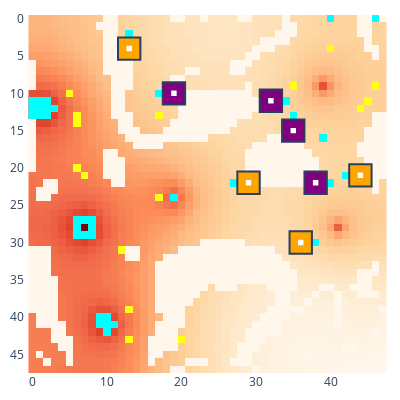

Source (notebook cell):
### Code cell
print(f"Carrying out step {step}")
actions = {player: agent.act(step, obs[player]) for player, agent in agents.items()}
all_actions[step] = actions  # Just for debugging
step += 1
obs, rewards, dones, infos = env.step(actions)
# plt.imshow(env.render("rgb_array", width=640, height=640))
show_env(env)

### Figure 1 — Plotly figure (JSON) as saved in the notebook; plotly's stock layout.template omitted (floating-point values rounded to 4 significant figures; data arrays with more than 128 entries replaced by an {"elided": "..."} marker saying what was removed)
{"data": [{"colorscale": [[0, "rgb(255,247,236)"], [0.125, "rgb(254,232,200)"], [0.25, "rgb(253,212,158)"], [0.375, "rgb(253,187,132)"], [0.5, "rgb(252,141,89)"], [0.625, "rgb(239,101,72)"], [0.75, "rgb(215,48,31)"], [0.875, "rgb(179,0,0)"], [1, "rgb(127,0,0)"]], "name": "Rubble", "showscale": false, "type": "heatmap", "uid": "1_Rubble", "z": {"elided": "48x48 int values"}}, {"colorscale": [[0, "#00ffff"], [1, "#00ffff"]], "hoverinfo": "skip", "name": "Ice", "showscale": false, "type": "heatmap", "uid": "1_Ice", "z": {"elided": "48x48 int values"}}, {"colorscale": [[0, "#ffff14"], [1, "#ffff14"]], "hoverinfo": "skip", "name": "Ore", "showscale": false, "type": "heatmap", "uid": "1_Ore", "z": {"elided": "48x48 int values"}}, {"colorscale": [[0, "#15b01a"], [1, "#15b01a"]], "hoverinfo": "skip", "name": "Lichen", "showscale": false, "type": "heatmap", "uid": "1_Lichen", "z": {"elided": "48x48 null values"}}, {"customdata": [["factory_0", "player_0", 550, 0, 0, 149, 50]], "hovertemplate": "%{customdata[0]} %{customdata[1]}<br>Power: %{customdata[2]}<br>Ice: %{customdata[3]}<br>Ore: %{customdata[4]}<br>Water: %{customdata[5]}<br>Metal: %{customdata[6]}<br><extra></extra>", "name": "factory_0", "showscale": false, "type": "heatmap", "uid": "1_factory_0", "x": [32], "y": [11], "z": [0]}, {"customdata": [["factory_2", "player_0", 550, 0, 0, 149, 50]], "hovertemplate": "%{customdata[0]} %{customdata[1]}<br>Power: %{customdata[2]}<br>Ice: %{customdata[3]}<br>Ore: %{customdata[4]}<br>Water: %{customdata[5]}<br>Metal: %{customdata[6]}<br><extra></extra>", "name": "factory_2", "showscale": false, "type": "heatmap", "uid": "1_factory_2", "x": [19], "y": [10], "z": [2]}, {"customdata": [["factory_4", "player_0", 550, 0, 0, 149, 50]], "hovertemplate": "%{customdata[0]} %{customdata[1]}<br>Power: %{customdata[2]}<br>Ice: %{customdata[3]}<br>Ore: %{customdata[4]}<br>Water: %{customdata[5]}<br>Metal: %{customdata[6]}<br><extra></extra>", "name": "factory_4", "showscale": false, "type": "heatmap", "uid": "1_factory_4", "x": [35], "y": [15], "z": [4]}, {"customdata": [["factory_6", "player_0", 550, 0, 0, 149, 50]], "hovertemplate": "%{customdata[0]} %{customdata[1]}<br>Power: %{customdata[2]}<br>Ice: %{customdata[3]}<br>Ore: %{customdata[4]}<br>Water: %{customdata[5]}<br>Metal: %{customdata[6]}<br><extra></extra>", "name": "factory_6", "showscale": false, "type": "heatmap", "uid": "1_factory_6", "x": [38], "y": [22], "z": [6]}, {"customdata": [["factory_1", "player_1", 550, 0, 0, 149, 50]], "hovertemplate": "%{customdata[0]} %{customdata[1]}<br>Power: %{customdata[2]}<br>Ice: %{customdata[3]}<br>Ore: %{customdata[4]}<br>Water: %{customdata[5]}<br>Metal: %{customdata[6]}<br><extra></extra>", "name": "factory_1", "showscale": false, "type": "heatmap", "uid": "1_factory_1", "x": [13], "y": [4], "z": [1]}, {"customdata": [["factory_3", "player_1", 550, 0, 0, 149, 50]], "hovertemplate": "%{customdata[0]} %{customdata[1]}<br>Power: %{customdata[2]}<br>Ice: %{customdata[3]}<br>Ore: %{customdata[4]}<br>Water: %{customdata[5]}<br>Metal: %{customdata[6]}<br><extra></extra>", "name": "factory_3", "showscale": false, "type": "heatmap", "uid": "1_factory_3", "x": [29], "y": [22], "z": [3]}, {"customdata": [["factory_5", "player_1", 550, 0, 0, 149, 50]], "hovertemplate": "%{customdata[0]} %{customdata[1]}<br>Power: %{customdata[2]}<br>Ice: %{customdata[3]}<br>Ore: %{customdata[4]}<br>Water: %{customdata[5]}<br>Metal: %{customdata[6]}<br><extra></extra>", "name": "factory_5", "showscale": false, "type": "heatmap", "uid": "1_factory_5", "x": [36], "y": [30], "z": [5]}, {"customdata": [["factory_7", "player_1", 550, 0, 0, 149, 50]], "hovertemplate": "%{customdata[0]} %{customdata[1]}<br>Power: %{customdata[2]}<br>Ice: %{customdata[3]}<br>Ore: %{customdata[4]}<br>Water: %{customdata[5]}<br>Metal: %{customdata[6]}<br><extra></extra>", "name": "factory_7", "showscale": false, "type": "heatmap", "uid": "1_factory_7", "x": [44], "y": [21], "z": [7]}, {"customdata": [["unit_8", "player_0", "HEAVY", [32, 11], 510, 0, 0, 0, 0]], "hovertemplate": "%{customdata[0]} %{customdata[1]}<br>Type: %{customdata[2]}<br>Pos: %{customdata[3]}<br>Power: %{customdata[4]}<br>Ice: %{customdata[5]}<br>Ore: %{customdata[6]}<br>Water: %{customdata[7]}<br>Metal: %{customdata[8]}<br><extra></extra>", "name": "unit_8", "showscale": false, "type": "heatmap", "uid": "1_unit_8", "x": [32], "y": [11], "z": [8]}, {"customdata": [["unit_9", "player_0", "HEAVY", [19, 10], 510, 0, 0, 0, 0]], "hovertemplate": "%{customdata[0]} %{customdata[1]}<br>Type: %{customdata[2]}<br>Pos: %{customdata[3]}<br>Power: %{customdata[4]}<br>Ice: %{customdata[5]}<br>Ore: %{customdata[6]}<br>Water: %{customdata[7]}<br>Metal: %{customdata[8]}<br><extra></extra>", "name": "unit_9", "showscale": false, "type": "heatmap", "uid": "1_unit_9", "x": [19], "y": [10], "z": [9]}, {"customdata": [["unit_10", "player_0", "HEAVY", [35, 15], 510, 0, 0, 0, 0]], "hovertemplate": "%{customdata[0]} %{customdata[1]}<br>Type: %{customdata[2]}<br>Pos: %{customdata[3]}<br>Power: %{customdata[4]}<br>Ice: %{customdata[5]}<br>Ore: %{customdata[6]}<br>Water: %{customdata[7]}<br>Metal: %{customdata[8]}<br><extra></extra>", "name": "unit_10", "showscale": false, "type": "heatmap", "uid": "1_unit_10", "x": [35], "y": [15], "z": [10]}, {"customdata": [["unit_11", "player_0", "HEAVY", [38, 22], 510, 0, 0, 0, 0]], "hovertemplate": "%{customdata[0]} %{customdata[1]}<br>Type: %{customdata[2]}<br>Pos: %{customdata[3]}<br>Power: %{customdata[4]}<br>Ice: %{customdata[5]}<br>Ore: %{customdata[6]}<br>Water: %{customdata[7]}<br>Metal: %{customdata[8]}<br><extra></extra>", "name": "unit_11", "showscale": false, "type": "heatmap", "uid": "1_unit_11", "x": [38], "y": [22], "z": [11]}, {"customdata": [["unit_12", "player_1", "HEAVY", [13, 4], 510, 0, 0, 0, 0]], "hovertemplate": "%{customdata[0]} %{customdata[1]}<br>Type: %{customdata[2]}<br>Pos: %{customdata[3]}<br>Power: %{customdata[4]}<br>Ice: %{customdata[5]}<br>Ore: %{customdata[6]}<br>Water: %{customdata[7]}<br>Metal: %{customdata[8]}<br><extra></extra>", "name": "unit_12", "showscale": false, "type": "heatmap", "uid": "1_unit_12", "x": [13], "y": [4], "z": [12]}, {"customdata": [["unit_13", "player_1", "HEAVY", [29, 22], 510, 0, 0, 0, 0]], "hovertemplate": "%{customdata[0]} %{customdata[1]}<br>Type: %{customdata[2]}<br>Pos: %{customdata[3]}<br>Power: %{customdata[4]}<br>Ice: %{customdata[5]}<br>Ore: %{customdata[6]}<br>Water: %{customdata[7]}<br>Metal: %{customdata[8]}<br><extra></extra>", "name": "unit_13", "showscale": false, "type": "heatmap", "uid": "1_unit_13", "x": [29], "y": [22], "z": [13]}, {"customdata": [["unit_14", "player_1", "HEAVY", [36, 30], 510, 0, 0, 0, 0]], "hovertemplate": "%{customdata[0]} %{customdata[1]}<br>Type: %{customdata[2]}<br>Pos: %{customdata[3]}<br>Power: %{customdata[4]}<br>Ice: %{customdata[5]}<br>Ore: %{customdata[6]}<br>Water: %{customdata[7]}<br>Metal: %{customdata[8]}<br><extra></extra>", "name": "unit_14", "showscale": false, "type": "heatmap", "uid": "1_unit_14", "x": [36], "y": [30], "z": [14]}, {"customdata": [["unit_15", "player_1", "HEAVY", [44, 21], 510, 0, 0, 0, 0]], "hovertemplate": "%{customdata[0]} %{customdata[1]}<br>Type: %{customdata[2]}<br>Pos: %{customdata[3]}<br>Power: %{customdata[4]}<br>Ice: %{customdata[5]}<br>Ore: %{customdata[6]}<br>Water: %{customdata[7]}<br>Metal: %{customdata[8]}<br><extra></extra>", "name": "unit_15", "showscale": false, "type": "heatmap", "uid": "1_unit_15", "x": [44], "y": [21], "z": [15]}], "layout": {"coloraxis": {"showscale": false}, "height": 400, "margin": {"b": 10, "l": 10, "r": 10, "t": 10}, "plot_bgcolor": "rgba(0, 0, 0, 0)", "shapes": [{"fillcolor": "purple", "name": "factory_0", "type": "rect", "x0": 30.5, "x1": 33.5, "y0": 9.5, "y1": 12.5}, {"fillcolor": "purple", "name": "factory_2", "type": "rect", "x0": 17.5, "x1": 20.5, "y0": 8.5, "y1": 11.5}, {"fillcolor": "purple", "name": "factory_4", "type": "rect", "x0": 33.5, "x1": 36.5, "y0": 13.5, "y1": 16.5}, {"fillcolor": "purple", "name": "factory_6", "type": "rect", "x0": 36.5, "x1": 39.5, "y0": 20.5, "y1": 23.5}, {"fillcolor": "orange", "name": "factory_1", "type": "rect", "x0": 11.5, "x1": 14.5, "y0": 2.5, "y1": 5.5}, {"fillcolor": "orange", "name": "factory_3", "type": "rect", "x0": 27.5, "x1": 30.5, "y0": 20.5, "y1": 23.5}, {"fillcolor": "orange", "name": "factory_5", "type": "rect", "x0": 34.5, "x1": 37.5, "y0": 28.5, "y1": 31.5}, {"fillcolor": "orange", "name": "factory_7", "type": "rect", "x0": 42.5, "x1": 45.5, "y0": 19.5, "y1": 22.5}, {"fillcolor": "white", "line": {"color": "purple"}, "name": "unit_8", "type": "rect", "x0": 31.5, "x1": 32.5, "y0": 10.5, "y1": 11.5}, {"fillcolor": "white", "line": {"color": "purple"}, "name": "unit_9", "type": "rect", "x0": 18.5, "x1": 19.5, "y0": 9.5, "y1": 10.5}, {"fillcolor": "white", "line": {"color": "purple"}, "name": "unit_10", "type": "rect", "x0": 34.5, "x1": 35.5, "y0": 14.5, "y1": 15.5}, {"fillcolor": "white", "line": {"color": "purple"}, "name": "unit_11", "type": "rect", "x0": 37.5, "x1": 38.5, "y0": 21.5, "y1": 22.5}, {"fillcolor": "white", "line": {"color": "orange"}, "name": "unit_12", "type": "rect", "x0": 12.5, "x1": 13.5, "y0": 3.5, "y1": 4.5}, {"fillcolor": "white", "line": {"color": "orange"}, "name": "unit_13", "type": "rect", "x0": 28.5, "x1": 29.5, "y0": 21.5, "y1": 22.5}, {"fillcolor": "white", "line": {"color": "orange"}, "name": "unit_14", "type": "rect", "x0": 35.5, "x1": 36.5, "y0": 29.5, "y1": 30.5}, {"fillcolor": "white", "line": {"color": "orange"}, "name": "unit_15", "type": "rect", "x0": 43.5, "x1": 44.5, "y0": 20.5, "y1": 21.5}], "width": 400, "xaxis": {"autorange": true, "domain": [0, 1], "range": [-0.7667, 47.77], "type": "linear"}, "yaxis": {"autorange": true, "domain": [0, 1], "range": [47.5, -0.5], "scaleanchor": "x", "type": "linear"}}}
